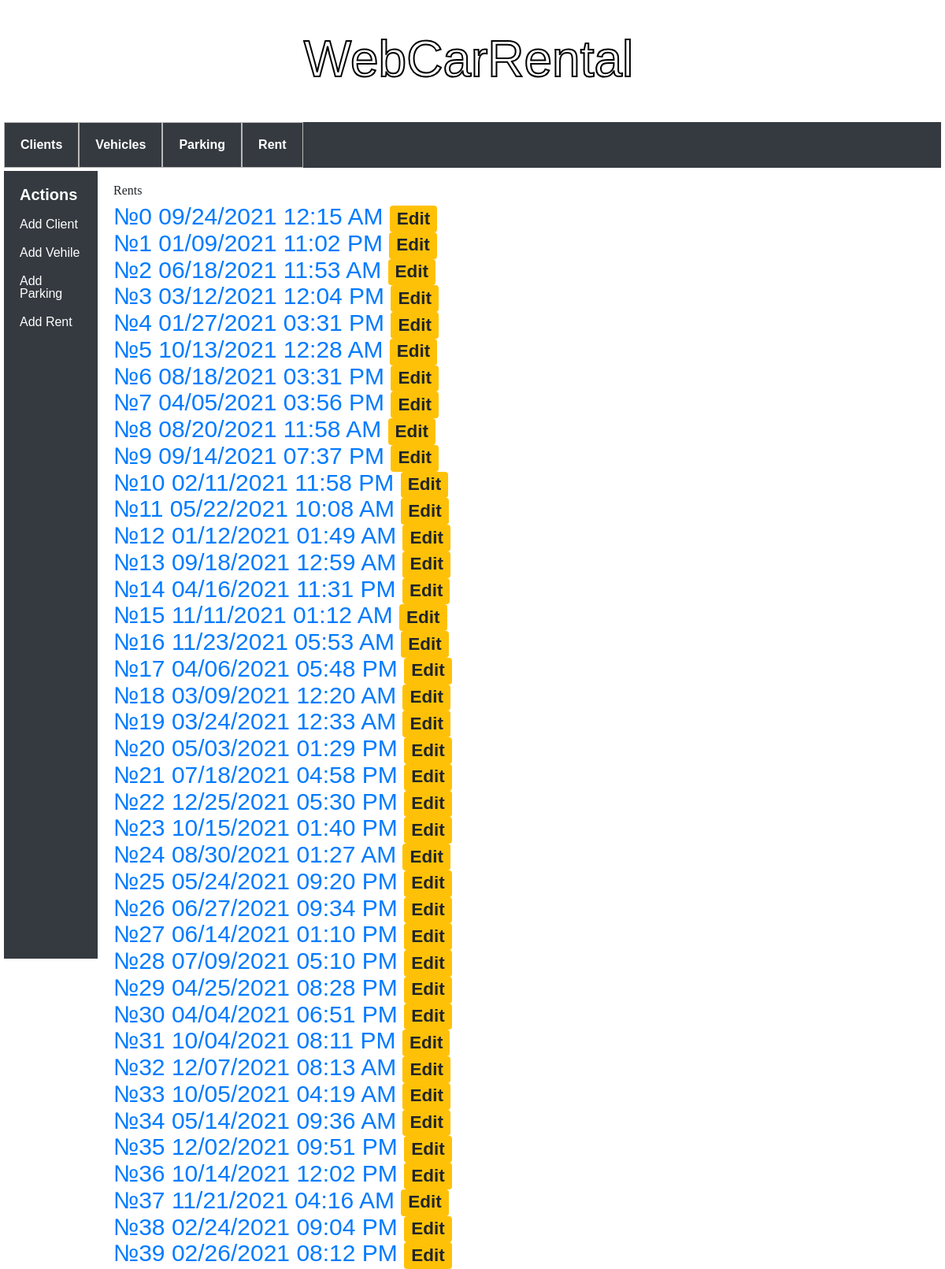
/rent-list (upper part), run on the app's committed database.
### model.py (models this page shows)
class Rent(db.Model):
    __tablename__ = 'rent'
    rent_id = db.Column('rent_id', db.INTEGER, primary_key=True, autoincrement=True)
    client_id = db.Column(db.ForeignKey('client.client_id'))
    vin_number = db.Column(db.ForeignKey('vehicle.vin_number'))
    begin_date = db.Column('begin_date', db.String(50), unique=False)
    end_date = db.Column('end_date', db.String(50), unique=False)

### app.py (the view)
@app.route('/rent-list')
def show_rent():
    return render_template(
        './rent/rent-list.html'
        , rents=db.session.query(Rent).all())

### templates/rent/rent-list.html
{% extends 'base.html' %}
{% block content %}
    <h1>{% block title %} Rents {% endblock %}</h1>
    {% for rent in rents %}
        <ul style="font-size: 30px;">
            <a href="{{ url_for('rent', rent_id=rent.rent_id) }}">
                №{{ rent.rent_id }}
                {{ rent.begin_date }}
            </a>
            <a class="badge badge-warning"href="{{ url_for('edit_rent', rent_id=rent.rent_id)  }}">Edit</a>
        </ul>
        {% endfor %}
{% endblock %}

### static/css/styles.css (style rules this page uses)
h1 { font-size: 30px; font-weight: bold; margin-bottom: 10px; }
h1 { font: 100% serif; }
body { font-family: 'Montserrat', sans-serif; background: url(img/background.jpg) no-repeat center center / cover; }

### data on the page
Rent: rent_id "0", begin_date "09/24/2021 12:15 AM"
Rent: rent_id "1", begin_date "01/09/2021 11:02 PM"
Rent: rent_id "2", begin_date "06/18/2021 11:53 AM"
Rent: rent_id "3", begin_date "03/12/2021 12:04 PM"
Rent: rent_id "4", begin_date "01/27/2021 03:31 PM"
Rent: rent_id "5", begin_date "10/13/2021 12:28 AM"
Rent: rent_id "6", begin_date "08/18/2021 03:31 PM"
Rent: rent_id "7", begin_date "04/05/2021 03:56 PM"
Rent: rent_id "8", begin_date "08/20/2021 11:58 AM"
Rent: rent_id "9", begin_date "09/14/2021 07:37 PM"
Rent: rent_id "10", begin_date "02/11/2021 11:58 PM"
Rent: rent_id "11", begin_date "05/22/2021 10:08 AM"
Rent: rent_id "12", begin_date "01/12/2021 01:49 AM"
Rent: rent_id "13", begin_date "09/18/2021 12:59 AM"
Rent: rent_id "14", begin_date "04/16/2021 11:31 PM"
Rent: rent_id "15", begin_date "11/11/2021 01:12 AM"
Rent: rent_id "16", begin_date "11/23/2021 05:53 AM"
Rent: rent_id "17", begin_date "04/06/2021 05:48 PM"
Rent: rent_id "18", begin_date "03/09/2021 12:20 AM"
Rent: rent_id "19", begin_date "03/24/2021 12:33 AM"
Rent: rent_id "20", begin_date "05/03/2021 01:29 PM"
Rent: rent_id "21", begin_date "07/18/2021 04:58 PM"
Rent: rent_id "22", begin_date "12/25/2021 05:30 PM"
Rent: rent_id "23", begin_date "10/15/2021 01:40 PM"
Rent: rent_id "24", begin_date "08/30/2021 01:27 AM"
Rent: rent_id "25", begin_date "05/24/2021 09:20 PM"
Rent: rent_id "26", begin_date "06/27/2021 09:34 PM"
Rent: rent_id "27", begin_date "06/14/2021 01:10 PM"
Rent: rent_id "28", begin_date "07/09/2021 05:10 PM"
Rent: rent_id "29", begin_date "04/25/2021 08:28 PM"
Rent: rent_id "30", begin_date "04/04/2021 06:51 PM"
Rent: rent_id "31", begin_date "10/04/2021 08:11 PM"
Rent: rent_id "32", begin_date "12/07/2021 08:13 AM"
Rent: rent_id "33", begin_date "10/05/2021 04:19 AM"
Rent: rent_id "34", begin_date "05/14/2021 09:36 AM"
Rent: rent_id "35", begin_date "12/02/2021 09:51 PM"
Rent: rent_id "36", begin_date "10/14/2021 12:02 PM"
Rent: rent_id "37", begin_date "11/21/2021 04:16 AM"
Rent: rent_id "38", begin_date "02/24/2021 09:04 PM"
Rent: rent_id "39", begin_date "02/26/2021 08:12 PM"
